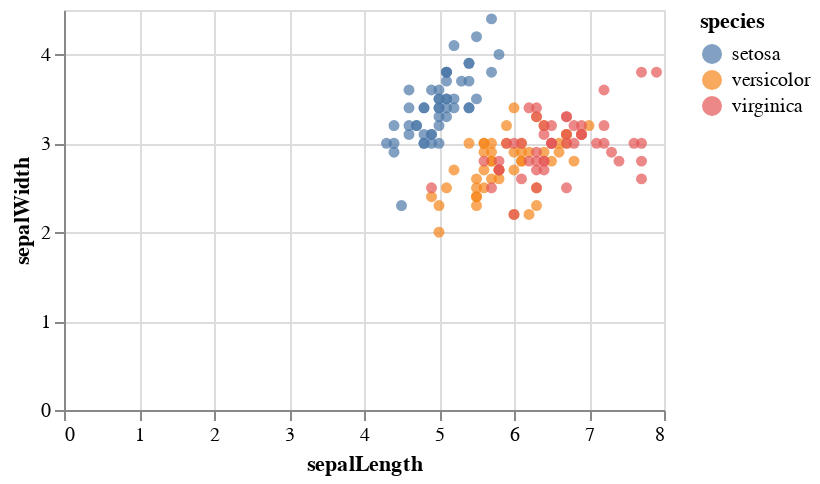

Notebook cell for this chart:
### Code cell
alt.Chart(source).mark_circle().encode(
    x = 'sepalLength',
    y = 'sepalWidth',
    color = 'species'
).properties(
    width=300,
    height=200
).interactive()

### Figure 1 — Vega-Lite specification as saved in the notebook (floating-point values rounded to 4 significant figures; data arrays with more than 128 entries replaced by an {"elided": "..."} marker saying what was removed)
{"config": {"view": {"continuousWidth": 400, "continuousHeight": 300}}, "data": {"name": "data-a264acbd6e539a8b3afc0cb5f240fb57"}, "mark": "circle", "encoding": {"color": {"field": "species", "type": "nominal"}, "x": {"field": "sepalLength", "type": "quantitative"}, "y": {"field": "sepalWidth", "type": "quantitative"}}, "height": 200, "selection": {"selector019": {"type": "interval", "bind": "scales", "encodings": ["x", "y"]}}, "width": 300, "$schema": "https://vega.github.io/schema/vega-lite/v4.17.0.json", "datasets": {"data-a264acbd6e539a8b3afc0cb5f240fb57": {"elided": "150 records"}}}
